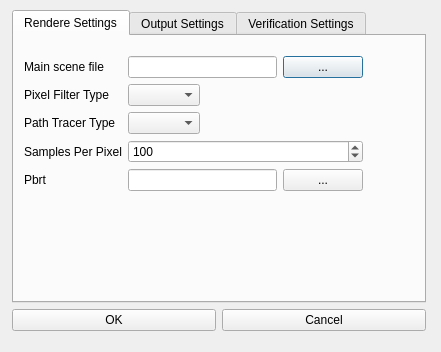
<?xml version="1.0" encoding="UTF-8"?>
<ui version="4.0">
 <class>PbrtTaskDialog</class>
 <widget class="QDialog" name="PbrtTaskDialog">
  <property name="windowModality">
   <enum>Qt::WindowModal</enum>
  </property>
  <property name="geometry">
   <rect>
    <x>0</x>
    <y>0</y>
    <width>441</width>
    <height>352</height>
   </rect>
  </property>
  <property name="sizePolicy">
   <sizepolicy hsizetype="Fixed" vsizetype="Fixed">
    <horstretch>0</horstretch>
    <verstretch>0</verstretch>
   </sizepolicy>
  </property>
  <property name="windowTitle">
   <string>Define New Task</string>
  </property>
  <widget class="QWidget" name="verticalLayoutWidget">
   <property name="geometry">
    <rect>
     <x>12</x>
     <y>10</y>
     <width>414</width>
     <height>321</height>
    </rect>
   </property>
   <layout class="QVBoxLayout" name="verticalLayout">
    <item>
     <widget class="QTabWidget" name="tabWidget">
      <property name="currentIndex">
       <number>0</number>
      </property>
      <widget class="QWidget" name="rendererSettingsTab">
       <attribute name="title">
        <string>Rendere Settings</string>
       </attribute>
       <widget class="QWidget" name="layoutWidget">
        <property name="geometry">
         <rect>
          <x>10</x>
          <y>20</y>
          <width>339</width>
          <height>189</height>
         </rect>
        </property>
        <layout class="QFormLayout" name="formLayout">
         <property name="fieldGrowthPolicy">
          <enum>QFormLayout::AllNonFixedFieldsGrow</enum>
         </property>
         <item row="1" column="0">
          <widget class="QLabel" name="label_4">
           <property name="text">
            <string>Pixel Filter Type</string>
           </property>
          </widget>
         </item>
         <item row="1" column="1">
          <widget class="QComboBox" name="pixelFilterComboBox">
           <property name="sizePolicy">
            <sizepolicy hsizetype="Fixed" vsizetype="Fixed">
             <horstretch>0</horstretch>
             <verstretch>0</verstretch>
            </sizepolicy>
           </property>
          </widget>
         </item>
         <item row="2" column="0">
          <widget class="QLabel" name="label_5">
           <property name="text">
            <string>Path Tracer Type</string>
           </property>
          </widget>
         </item>
         <item row="2" column="1">
          <widget class="QComboBox" name="pathTracerComboBox">
           <property name="sizePolicy">
            <sizepolicy hsizetype="Fixed" vsizetype="Fixed">
             <horstretch>0</horstretch>
             <verstretch>0</verstretch>
            </sizepolicy>
           </property>
          </widget>
         </item>
         <item row="4" column="0">
          <widget class="QLabel" name="label_6">
           <property name="text">
            <string>Samples Per Pixel</string>
           </property>
          </widget>
         </item>
         <item row="4" column="1">
          <widget class="QSpinBox" name="samplesPerPixelSpinBox">
           <property name="minimum">
            <number>1</number>
           </property>
           <property name="maximum">
            <number>16777215</number>
           </property>
           <property name="value">
            <number>100</number>
           </property>
          </widget>
         </item>
         <item row="0" column="0">
          <widget class="QLabel" name="label">
           <property name="text">
            <string>Main scene file</string>
           </property>
          </widget>
         </item>
         <item row="0" column="1">
          <layout class="QHBoxLayout" name="horizontalLayout_4">
           <item>
            <widget class="QLineEdit" name="mainSceneLineEdit"/>
           </item>
           <item>
            <widget class="QPushButton" name="mainSceneButton">
             <property name="text">
              <string>...</string>
             </property>
            </widget>
           </item>
          </layout>
         </item>
         <item row="5" column="1">
          <layout class="QHBoxLayout" name="horizontalLayout_6">
           <item>
            <widget class="QLineEdit" name="pbrtPathLineEdit"/>
           </item>
           <item>
            <widget class="QPushButton" name="pbrtPathButton">
             <property name="text">
              <string>...</string>
             </property>
            </widget>
           </item>
          </layout>
         </item>
         <item row="5" column="0">
          <widget class="QLabel" name="label_7">
           <property name="text">
            <string>Pbrt</string>
           </property>
          </widget>
         </item>
        </layout>
       </widget>
      </widget>
      <widget class="QWidget" name="outputSettingsTab">
       <attribute name="title">
        <string>Output Settings</string>
       </attribute>
       <widget class="QWidget" name="verticalLayoutWidget_2">
        <property name="geometry">
         <rect>
          <x>10</x>
          <y>10</y>
          <width>333</width>
          <height>201</height>
         </rect>
        </property>
        <layout class="QVBoxLayout" name="verticalLayout_2">
         <property name="bottomMargin">
          <number>5</number>
         </property>
         <item>
          <layout class="QHBoxLayout" name="horizontalLayout_3">
           <property name="topMargin">
            <number>5</number>
           </property>
           <item>
            <layout class="QFormLayout" name="formLayout_3">
             <property name="fieldGrowthPolicy">
              <enum>QFormLayout::AllNonFixedFieldsGrow</enum>
             </property>
             <property name="topMargin">
              <number>5</number>
             </property>
             <item row="0" column="0">
              <widget class="QLabel" name="label_9">
               <property name="text">
                <string>Output Resolution</string>
               </property>
              </widget>
             </item>
             <item row="0" column="1">
              <layout class="QHBoxLayout" name="horizontalLayout_2">
               <item>
                <widget class="QSpinBox" name="outputResXSpinBox">
                 <property name="minimum">
                  <number>1</number>
                 </property>
                 <property name="maximum">
                  <number>16777215</number>
                 </property>
                 <property name="singleStep">
                  <number>1</number>
                 </property>
                 <property name="value">
                  <number>800</number>
                 </property>
                </widget>
               </item>
               <item>
                <widget class="QLabel" name="label_13">
                 <property name="text">
                  <string>X</string>
                 </property>
                </widget>
               </item>
               <item>
                <widget class="QSpinBox" name="outputResYSpinBox">
                 <property name="minimum">
                  <number>1</number>
                 </property>
                 <property name="maximum">
                  <number>16777215</number>
                 </property>
                 <property name="value">
                  <number>600</number>
                 </property>
                </widget>
               </item>
               <item>
                <spacer name="horizontalSpacer_2">
                 <property name="orientation">
                  <enum>Qt::Horizontal</enum>
                 </property>
                 <property name="sizeHint" stdset="0">
                  <size>
                   <width>40</width>
                   <height>20</height>
                  </size>
                 </property>
                </spacer>
               </item>
              </layout>
             </item>
             <item row="2" column="0">
              <widget class="QLabel" name="label_11">
               <property name="text">
                <string>Output Format</string>
               </property>
              </widget>
             </item>
             <item row="2" column="1">
              <widget class="QComboBox" name="outputFormatsComboBox">
               <property name="sizePolicy">
                <sizepolicy hsizetype="Fixed" vsizetype="Fixed">
                 <horstretch>0</horstretch>
                 <verstretch>0</verstretch>
                </sizepolicy>
               </property>
              </widget>
             </item>
             <item row="3" column="0">
              <widget class="QLabel" name="label_10">
               <property name="text">
                <string>Output File</string>
               </property>
              </widget>
             </item>
             <item row="3" column="1">
              <layout class="QHBoxLayout" name="horizontalLayout_5">
               <item>
                <widget class="QLineEdit" name="outputFileLineEdit">
                 <property name="sizePolicy">
                  <sizepolicy hsizetype="Fixed" vsizetype="Fixed">
                   <horstretch>0</horstretch>
                   <verstretch>0</verstretch>
                  </sizepolicy>
                 </property>
                </widget>
               </item>
               <item>
                <spacer name="horizontalSpacer_5">
                 <property name="orientation">
                  <enum>Qt::Horizontal</enum>
                 </property>
                 <property name="sizeHint" stdset="0">
                  <size>
                   <width>40</width>
                   <height>20</height>
                  </size>
                 </property>
                </spacer>
               </item>
               <item>
                <widget class="QPushButton" name="chooseOutputFileButton">
                 <property name="sizePolicy">
                  <sizepolicy hsizetype="Minimum" vsizetype="Fixed">
                   <horstretch>0</horstretch>
                   <verstretch>0</verstretch>
                  </sizepolicy>
                 </property>
                 <property name="maximumSize">
                  <size>
                   <width>100</width>
                   <height>16777215</height>
                  </size>
                 </property>
                 <property name="text">
                  <string>...</string>
                 </property>
                </widget>
               </item>
              </layout>
             </item>
             <item row="4" column="1">
              <layout class="QHBoxLayout" name="horizontalLayout_7"/>
             </item>
            </layout>
           </item>
           <item>
            <spacer name="horizontalSpacer_3">
             <property name="orientation">
              <enum>Qt::Horizontal</enum>
             </property>
             <property name="sizeHint" stdset="0">
              <size>
               <width>40</width>
               <height>20</height>
              </size>
             </property>
            </spacer>
           </item>
          </layout>
         </item>
         <item>
          <spacer name="verticalSpacer">
           <property name="orientation">
            <enum>Qt::Vertical</enum>
           </property>
           <property name="sizeHint" stdset="0">
            <size>
             <width>20</width>
             <height>40</height>
            </size>
           </property>
          </spacer>
         </item>
        </layout>
       </widget>
      </widget>
      <widget class="QWidget" name="VerificationSettings">
       <property name="enabled">
        <bool>true</bool>
       </property>
       <attribute name="title">
        <string>Verification Settings</string>
       </attribute>
       <widget class="QWidget" name="verticalLayoutWidget_3">
        <property name="geometry">
         <rect>
          <x>20</x>
          <y>20</y>
          <width>361</width>
          <height>191</height>
         </rect>
        </property>
        <layout class="QVBoxLayout" name="verticalLayout_3">
         <item>
          <widget class="QCheckBox" name="advanceVerificationCheckBox">
           <property name="text">
            <string>Advance verification enabled</string>
           </property>
           <property name="tristate">
            <bool>false</bool>
           </property>
          </widget>
         </item>
         <item>
          <widget class="QGroupBox" name="groupBox">
           <property name="title">
            <string>Frequency</string>
           </property>
           <widget class="QWidget" name="verticalLayoutWidget_4">
            <property name="geometry">
             <rect>
              <x>10</x>
              <y>30</y>
              <width>161</width>
              <height>65</height>
             </rect>
            </property>
            <layout class="QVBoxLayout" name="verticalLayout_4">
             <item>
              <widget class="QRadioButton" name="verificationForAllRadioButton">
               <property name="enabled">
                <bool>false</bool>
               </property>
               <property name="text">
                <string>For all subtasks</string>
               </property>
               <property name="checked">
                <bool>true</bool>
               </property>
              </widget>
             </item>
             <item>
              <widget class="QRadioButton" name="verificationForFirstRadioButton">
               <property name="enabled">
                <bool>false</bool>
               </property>
               <property name="text">
                <string>For the first subtask</string>
               </property>
              </widget>
             </item>
             <item>
              <widget class="QRadioButton" name="verificationRandomRadioButton">
               <property name="enabled">
                <bool>false</bool>
               </property>
               <property name="text">
                <string>Random</string>
               </property>
              </widget>
             </item>
            </layout>
           </widget>
           <widget class="QLabel" name="label_2">
            <property name="geometry">
             <rect>
              <x>20</x>
              <y>130</y>
              <width>46</width>
              <height>13</height>
             </rect>
            </property>
            <property name="text">
             <string>Test area </string>
            </property>
           </widget>
           <widget class="QGroupBox" name="groupBox_2">
            <property name="enabled">
             <bool>true</bool>
            </property>
            <property name="geometry">
             <rect>
              <x>0</x>
              <y>99</y>
              <width>359</width>
              <height>91</height>
             </rect>
            </property>
            <property name="title">
             <string>Box size</string>
            </property>
            <widget class="QWidget" name="horizontalLayoutWidget_2">
             <property name="geometry">
              <rect>
               <x>10</x>
               <y>-10</y>
               <width>168</width>
               <height>101</height>
              </rect>
             </property>
             <layout class="QHBoxLayout" name="horizontalLayout_11">
              <item>
               <widget class="QSpinBox" name="verificationSizeXSpinBox">
                <property name="enabled">
                 <bool>false</bool>
                </property>
                <property name="minimum">
                 <number>2</number>
                </property>
                <property name="maximum">
                 <number>100</number>
                </property>
                <property name="singleStep">
                 <number>2</number>
                </property>
                <property name="value">
                 <number>4</number>
                </property>
               </widget>
              </item>
              <item>
               <widget class="QLabel" name="label_3">
                <property name="sizePolicy">
                 <sizepolicy hsizetype="Maximum" vsizetype="Preferred">
                  <horstretch>0</horstretch>
                  <verstretch>0</verstretch>
                 </sizepolicy>
                </property>
                <property name="text">
                 <string>x</string>
                </property>
               </widget>
              </item>
              <item>
               <widget class="QSpinBox" name="verificationSizeYSpinBox">
                <property name="enabled">
                 <bool>false</bool>
                </property>
                <property name="minimum">
                 <number>2</number>
                </property>
                <property name="maximum">
                 <number>100</number>
                </property>
                <property name="singleStep">
                 <number>2</number>
                </property>
                <property name="value">
                 <number>4</number>
                </property>
               </widget>
              </item>
             </layout>
            </widget>
           </widget>
           <widget class="QWidget" name="horizontalLayoutWidget_3">
            <property name="geometry">
             <rect>
              <x>190</x>
              <y>70</y>
              <width>151</width>
              <height>22</height>
             </rect>
            </property>
            <layout class="QHBoxLayout" name="horizontalLayout_14">
             <item>
              <widget class="QLabel" name="probabilityLabel">
               <property name="enabled">
                <bool>false</bool>
               </property>
               <property name="text">
                <string>Probability</string>
               </property>
              </widget>
             </item>
             <item>
              <widget class="QLineEdit" name="probabilityLineEdit">
               <property name="enabled">
                <bool>false</bool>
               </property>
               <property name="sizePolicy">
                <sizepolicy hsizetype="Expanding" vsizetype="Maximum">
                 <horstretch>0</horstretch>
                 <verstretch>0</verstretch>
                </sizepolicy>
               </property>
               <property name="inputMethodHints">
                <set>Qt::ImhFormattedNumbersOnly</set>
               </property>
              </widget>
             </item>
            </layout>
           </widget>
          </widget>
         </item>
        </layout>
       </widget>
      </widget>
     </widget>
    </item>
    <item>
     <layout class="QHBoxLayout" name="horizontalLayout">
      <item>
       <widget class="QPushButton" name="okButton">
        <property name="text">
         <string>OK</string>
        </property>
       </widget>
      </item>
      <item>
       <widget class="QPushButton" name="cancelButton">
        <property name="sizePolicy">
         <sizepolicy hsizetype="Minimum" vsizetype="Fixed">
          <horstretch>0</horstretch>
          <verstretch>0</verstretch>
         </sizepolicy>
        </property>
        <property name="text">
         <string>Cancel</string>
        </property>
       </widget>
      </item>
     </layout>
    </item>
   </layout>
  </widget>
 </widget>
 <resources/>
 <connections/>
</ui>
